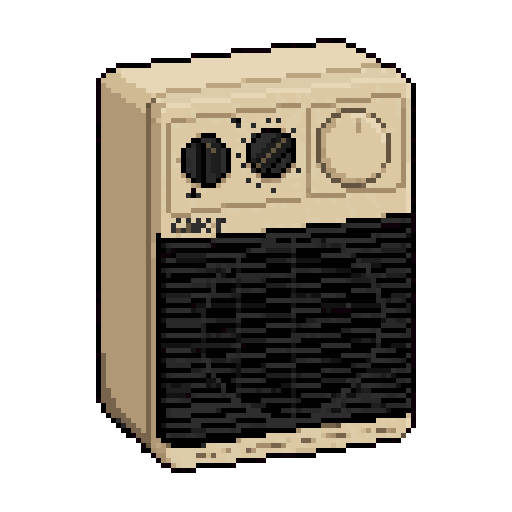
#> input picture assets-sources/chauffage/chauffage-base.png, 512 x 512 px
$ python fixe-chauffage.py
#> lines starting #> are read from the running program, lines starting #| are printed output that depends on the picture
#> in natif_et_case, a is the input picture: shape (512, 512, 4); mean R, G, B, A 53.2, 47.9, 39.7, 124.2
### outils/prepare_instrument.py
"""Remet les sprites « avec instrument » sur leur grille réelle, puis les agrandit au plus proche voisin à ~240 px de haut.

Les fichiers de 1024 px ont des cases de tailles différentes (2, 5, 10 ou 11 px) : on détecte la grille par la position
des contours, on lit le centre de chaque case, puis on agrandit d'un facteur choisi pour que tous les héros fassent
à peu près la même hauteur. Le résultat est l'« espace de travail » où se définissent les gabarits.
"""
import pathlib

import numpy as np
from PIL import Image

RACINE = pathlib.Path(__file__).resolve().parent.parent
SRC = RACINE / 'assets-sources' / 'heros'
# nom : (fichier, taille d'une case dans le fichier, agrandissement de la case en pixels de travail)
SPECS = {
    'tom': ('tom-guitare-base.png', 2.0, 1.0),
    'jbm': ('jbm-instrument-base.png', 10.0, 2.5),
    'jbt': ('jbt-instrument-base.png', 10.0, 2.5),
    'mat': ('mat-instrument-base.png', 11.0, 2.75),
    'jbg': ('jbg-instrument-base.png', 5.0, 1.25),
}


def origine(contours, case):
    """Position (modulo la case) où commencent les cases : là où tombent les contours."""
    pos = np.nonzero(contours)[0] + 1
    return int(np.bincount((np.round(pos % case)).astype(int) % max(1, int(round(case)))).argmax())


# [13 lines left out: function espace_de_travail, not called in this run]


# [19 lines that do not run on import are left out]


def detecte_case(a):
    """Taille d'une case du sprite dans le fichier : la plus grande période où tous les contours s'alignent."""
    rgb = a[..., :3].astype(int)
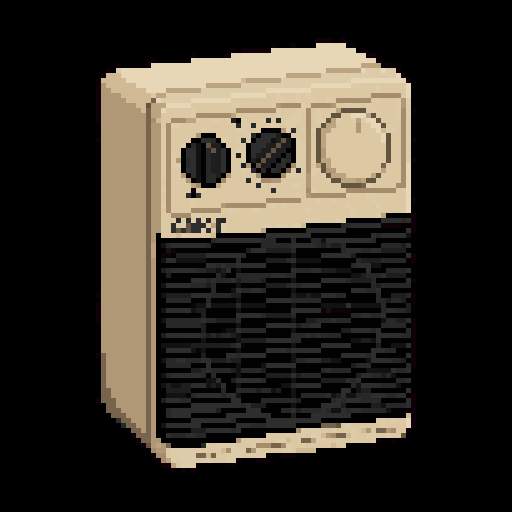
#> rgb: shape (512, 512, 3) int64; mean R, G, B 53.2, 47.9, 39.7
    d = (np.abs(np.diff(rgb, axis=1)).sum(-1) > 40).sum(0)
#> d = 511 values, max 365 at index 150, min 0 at index 0, mean 12.62
    pos = np.arange(len(d))
#> pos = 511 values from 0 to 510
    meilleure = 2.0
    for t in np.arange(1.5, 12.0, 0.01):
        ang = 2 * np.pi * (pos % t) / t
        if abs((d * np.exp(1j * ang)).sum()) / max(1, d.sum()) > 0.97:
            meilleure = t
    return float(meilleure)


def natif_et_case(chemin):
    """Le sprite remis sur sa grille réelle (un pixel par case), et la taille de case détectée."""
    a = np.array(Image.open(chemin).convert('RGBA'))
    case = detecte_case(a)
#> case = 5.01
    rgb = a[..., :3].astype(int)
    ox = origine((np.abs(np.diff(rgb, axis=1)).sum(-1) > 40).any(0), case)
#> in origine, `pos = np.nonzero(contours)[0] + 1`: pos = 63 values from 101 to 411
#> ox = 0
    oy = origine((np.abs(np.diff(rgb, axis=0)).sum(-1) > 40).any(1), case)
#> oy = 2
    ny, nx = int((a.shape[0] - oy) // case), int((a.shape[1] - ox) // case)
#> ny = 101; nx = 102
    ys = np.clip((oy + (np.arange(ny) + 0.5) * case).astype(int), 0, a.shape[0] - 1)
#> ys = 101 values from 4 to 505
    xs = np.clip((ox + (np.arange(nx) + 0.5) * case).astype(int), 0, a.shape[1] - 1)
#> xs = 102 values from 2 to 508
    return a[np.ix_(ys, xs)], case

### outils/fixe-chauffage.py
#!/usr/bin/env python3
"""Le chauffage soufflant (compagnon qui remplace Fadatchi quand on ramasse l'arme) : son sprite de base est remis sur sa
grille de pixels, puis déformé (écrasé à l'atterrissage, étiré en l'air, secoué quand il souffle) pour faire la planche.

Usage : python3 outils/fixe-chauffage.py      (Pillow et numpy requis)

Entrée : assets-sources/chauffage/chauffage-base.png     Sortie : public/sprites/chauffage.png (déclarée dans
src/rendu/feuilles-objets.ts). Le script affiche aussi les valeurs à reporter dans src/entites/chauffage.ts (BOUCHE).

Lignes de la planche (numéro = ANIM) : 0 debout (1 image), 1 court (4), 2 saut (1), 10 attaque (2) ; les autres sont vides.
Un pixel du sprite d'origine = K pixels de la planche (la planche est dessinée à 6 par pixel du jeu, puis réduite de moitié :
le chauffage fait ~22 pixels de haut dans le jeu).
"""
import pathlib
import sys

import numpy as np
from PIL import Image

sys.path.insert(0, str(pathlib.Path(__file__).resolve().parent))
from prepare_instrument import natif_et_case

RACINE = pathlib.Path(__file__).resolve().parent.parent
K = 3
MARGE = 1.18
# le centre du cercle, au milieu de la grille noire (rangées 38 à 78 du sprite recadré ; face avant à droite), en pixels d'origine
CERCLE = (38, 59)

# (largeur, hauteur) relatives, décalage horizontal en pixels d'origine
POSES = {
    0: [(1.0, 1.0, 0)],
    1: [(1.05, 0.93, 0), (1.0, 1.0, 0), (1.02, 0.97, 0), (1.0, 1.0, 0)],
    2: [(0.95, 1.07, 0)],
    10: [(1.0, 1.0, -1), (1.0, 0.97, 1)],
}
LIGNES = 11


def deforme(nat, sx, sy):
    h, w = nat.shape[:2]
    nw, nh = max(1, round(w * sx)), max(1, round(h * sy))
    yy = np.minimum((np.arange(nh) / sy).astype(int), h - 1)
    xx = np.minimum((np.arange(nw) / sx).astype(int), w - 1)
    return nat[np.ix_(yy, xx)]


def main():
    nat, case = natif_et_case(RACINE / 'assets-sources' / 'chauffage' / 'chauffage-base.png')
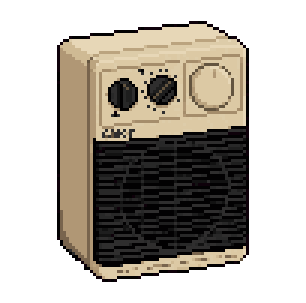
#> nat: shape (101, 102, 4) (shown 3 times larger); mean of channels 0, 1, 2, 3 54.1, 48.7, 40.4, 126.4; transparent parts drawn white
#> case = 5.01
    ys, xs = np.nonzero(nat[..., 3])
#> ys = 5107 values from 7 to 93; xs = 5107 values, max 82 at index 435, min 19 at index 309, mean 50.65
    x0, y0 = xs.min(), ys.min()
#> x0 = 19; y0 = 7
    nat = nat[y0 : ys.max() + 1, x0 : xs.max() + 1]
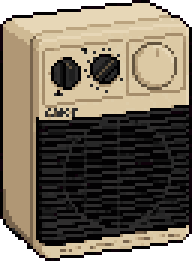
#> nat: shape (87, 64, 4) (shown 3 times larger); mean of channels 0, 1, 2, 3 100.1, 90.2, 74.8, 233.9; transparent parts drawn white
    h, w = nat.shape[:2]
#> h = 87; w = 64
    fw, fh = round(w * K * MARGE), round(h * K * MARGE)
#> fw = 227; fh = 308
    colonnes = max(len(p) for p in POSES.values())
    planche = Image.new('RGBA', (fw * colonnes, fh * LIGNES), (0, 0, 0, 0))
#> planche: PIL image 908x3388 RGBA; every value is 0
    for ligne, poses in POSES.items():
        for col, (sx, sy, dx) in enumerate(poses):
            img = Image.fromarray(deforme(nat, sx, sy))
            img = img.resize((img.width * K, img.height * K), Image.NEAREST)
            planche.alpha_composite(img, (col * fw + (fw - img.width) // 2 + dx * K, ligne * fh + fh - img.height))
#> this loop made 4 passes
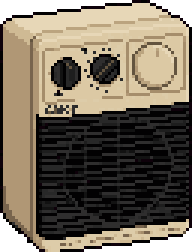
#> img: PIL image 192x252 RGBA; mean R, G, B, A 100.8, 90.8, 75.4, 235.9; transparent parts drawn white
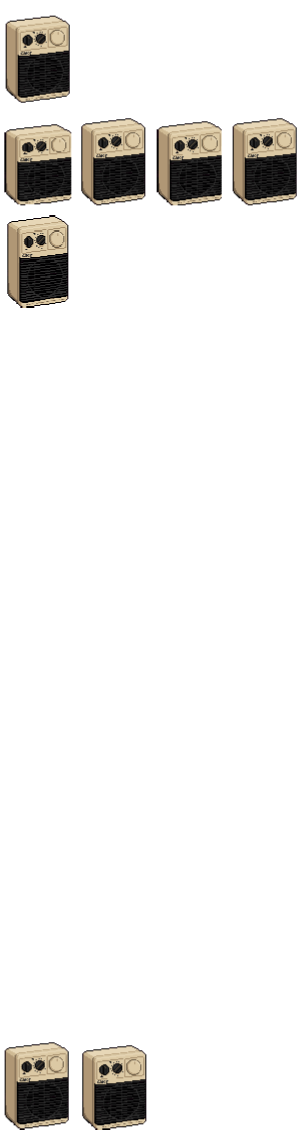
#> planche: PIL image 908x3388 RGBA (shown at 1/3 size); mean R, G, B, A 13, 11.7, 9.7, 30.3; transparent parts drawn white
    sortie = RACINE / 'public' / 'sprites' / 'chauffage.png'
    planche.save(sortie)
    # la bouche : le centre du cercle, relatif au milieu des pieds, en pixels du jeu (1 pixel d'origine = K / 6 * 0.5 pixel du jeu)
    cx, cy = CERCLE
    jeu = K / 6 * 0.5
    print(f'chauffage.png : cases {fw}x{fh}, {colonnes} colonnes x {LIGNES} lignes ; sprite {w}x{h} pixels d’origine (case {case:.2f})')
#| chauffage.png : cases 227x308, 4 colonnes x 11 lignes ; sprite 64x87 pixels d’origine (case 5.01)
    print(f'feuille : w {fw}, h {fh}, images [1, 4, 1, 0, 0, 0, 0, 0, 0, 0, 2], densite 6, echelle 0.5')
#| feuille : w 227, h 308, images [1, 4, 1, 0, 0, 0, 0, 0, 0, 0, 2], densite 6, echelle 0.5
    print(f'taille dans le jeu : {w * jeu:.1f} x {h * jeu:.1f} px ; BOUCHE : x {(cx - w / 2) * jeu:.1f} (vers l’avant), y {(h - cy) * jeu:.1f} (au-dessus des pieds)')
#| taille dans le jeu : 16.0 x 21.8 px ; BOUCHE : x 1.5 (vers l’avant), y 7.0 (au-dessus des pieds)


if __name__ == '__main__':
    main()

$ run again, with assets-sources/cage-1-base.png copied over assets-sources/chauffage/chauffage-base.png
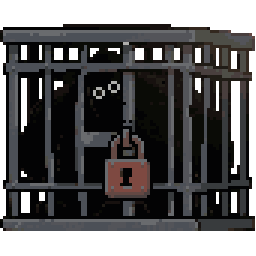
#> input picture assets-sources/cage-1-base.png, 256 x 256 px
#> in natif_et_case, a is the input picture: shape (256, 256, 4); mean R, G, B, A 30.1, 29.3, 29.8, 184.6
#> d = 255 values, max 159 at index 17, min 0 at index 0, mean 19.01
#> in detecte_case, `pos = np.arange(len(d))`: pos = 255 values from 0 to 254
#> in natif_et_case, `case = detecte_case(a)`: case = 3
#> in origine, `pos = np.nonzero(contours)[0] + 1`: pos = 83 values from 3 to 255
#> ox = 0
#> ny = 85
#> in natif_et_case, `ys = np.clip((oy + (np.arange(ny) + 0.5) * case).astype(int), 0, a.sha..`: ys = 85 values from 1 to 253
#> in main, `nat, case = natif_et_case(RACINE / 'assets-sources' / 'chauffage' / 'c..`: case = 3
#> in main, `ys, xs = np.nonzero(nat[..., 3])`: ys = 5272 values from 8 to 76; xs = 5272 values, max 84 at index 350, min 0 at index 105, mean 41.57
#> x0 = 0; y0 = 8
#> in main, `nat = nat[y0 : ys.max() + 1, x0 : xs.max() + 1]`:
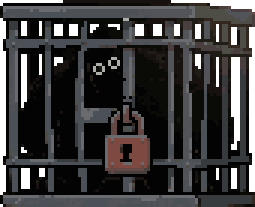
#> nat: shape (69, 85, 4) (shown 3 times larger); mean of channels 0, 1, 2, 3 37.3, 36.3, 37, 229.2; transparent parts drawn white
#> the loop in main, `for ligne, poses in POSES.items():` made 4 passes
#> after the loop in main, `for ligne, poses in POSES.items():`:
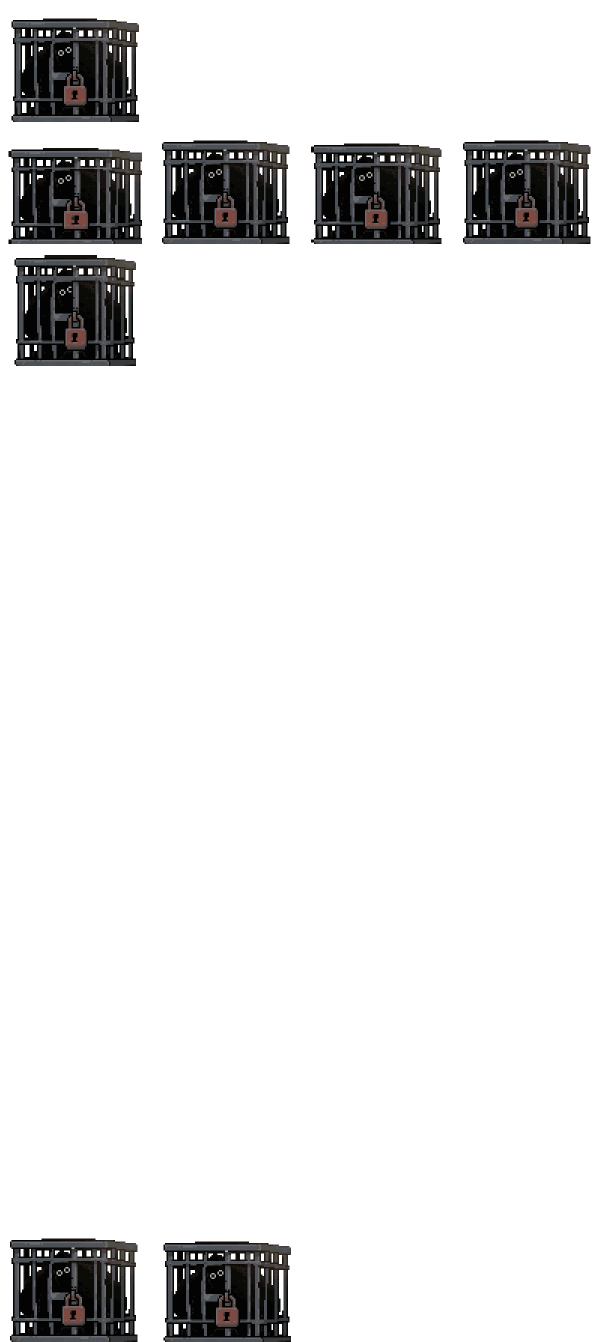
#> planche: PIL image 1204x2684 RGBA (shown at 1/2 size); mean R, G, B, A 4.8, 4.7, 4.8, 29.7; transparent parts drawn white
#| chauffage.png : cases 301x244, 4 colonnes x 11 lignes ; sprite 85x69 pixels d’origine (case 3.00)
#| feuille : w 301, h 244, images [1, 4, 1, 0, 0, 0, 0, 0, 0, 0, 2], densite 6, echelle 0.5
#| taille dans le jeu : 21.2 x 17.2 px ; BOUCHE : x -1.1 (vers l’avant), y 2.5 (au-dessus des pieds)

$ run again, with assets-sources/cage-2-base.png copied over assets-sources/chauffage/chauffage-base.png
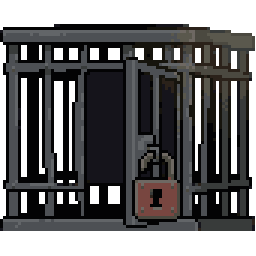
#> input picture assets-sources/cage-2-base.png, 256 x 256 px
#> in natif_et_case, a is the input picture: shape (256, 256, 4); mean R, G, B, A 29.7, 29.2, 29.9, 174.7
#> d = 255 values, max 177 at index 134, min 0 at index 0, mean 21.48
#> in detecte_case, `pos = np.arange(len(d))`: pos = 255 values from 0 to 254
#> in natif_et_case, `case = detecte_case(a)`: case = 3
#> in origine, `pos = np.nonzero(contours)[0] + 1`: pos = 69 values from 3 to 255
#> ox = 0
#> ny = 85
#> in natif_et_case, `ys = np.clip((oy + (np.arange(ny) + 0.5) * case).astype(int), 0, a.sha..`: ys = 85 values from 1 to 253
#> in main, `nat, case = natif_et_case(RACINE / 'assets-sources' / 'chauffage' / 'c..`: case = 3
#> in main, `ys, xs = np.nonzero(nat[..., 3])`: ys = 4989 values from 8 to 76; xs = 4989 values, max 84 at index 359, min 0 at index 114, mean 42.33
#> x0 = 0; y0 = 8
#> in main, `nat = nat[y0 : ys.max() + 1, x0 : xs.max() + 1]`:
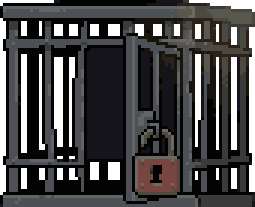
#> nat: shape (69, 85, 4) (shown 3 times larger); mean of channels 0, 1, 2, 3 36.9, 36.3, 37.1, 216.9; transparent parts drawn white
#> the loop in main, `for ligne, poses in POSES.items():` made 4 passes
#> after the loop in main, `for ligne, poses in POSES.items():`:
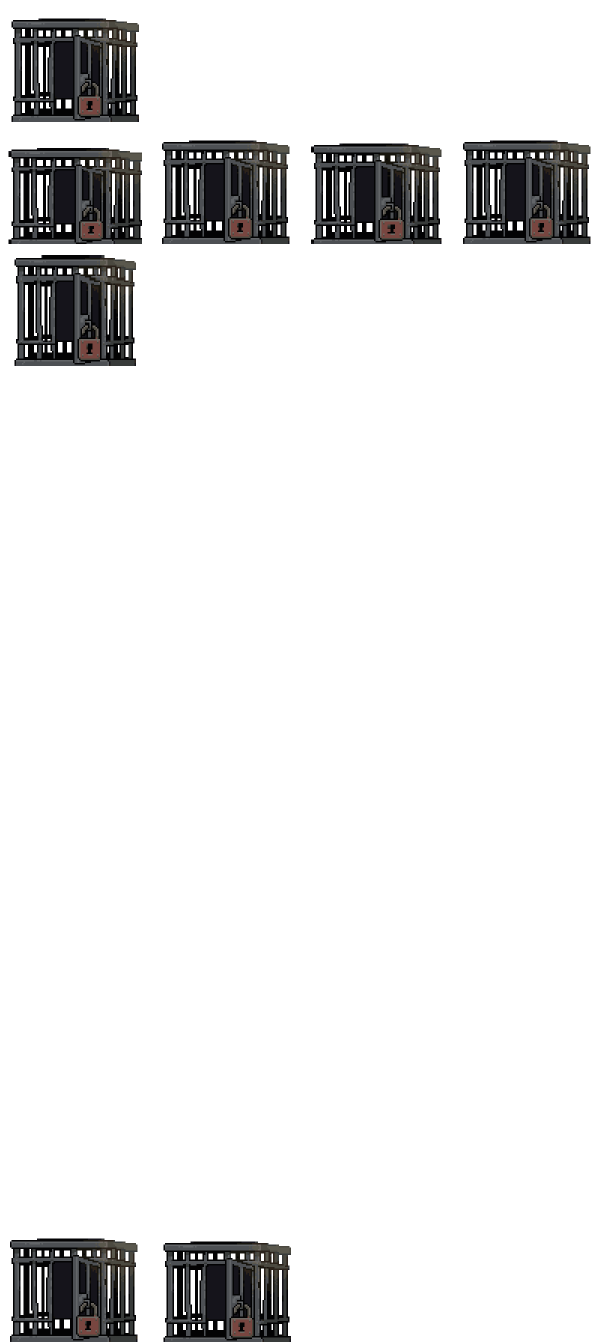
#> planche: PIL image 1204x2684 RGBA (shown at 1/2 size); mean R, G, B, A 4.8, 4.7, 4.8, 28.1; transparent parts drawn white
#| chauffage.png : cases 301x244, 4 colonnes x 11 lignes ; sprite 85x69 pixels d’origine (case 3.00)
#| feuille : w 301, h 244, images [1, 4, 1, 0, 0, 0, 0, 0, 0, 0, 2], densite 6, echelle 0.5
#| taille dans le jeu : 21.2 x 17.2 px ; BOUCHE : x -1.1 (vers l’avant), y 2.5 (au-dessus des pieds)
